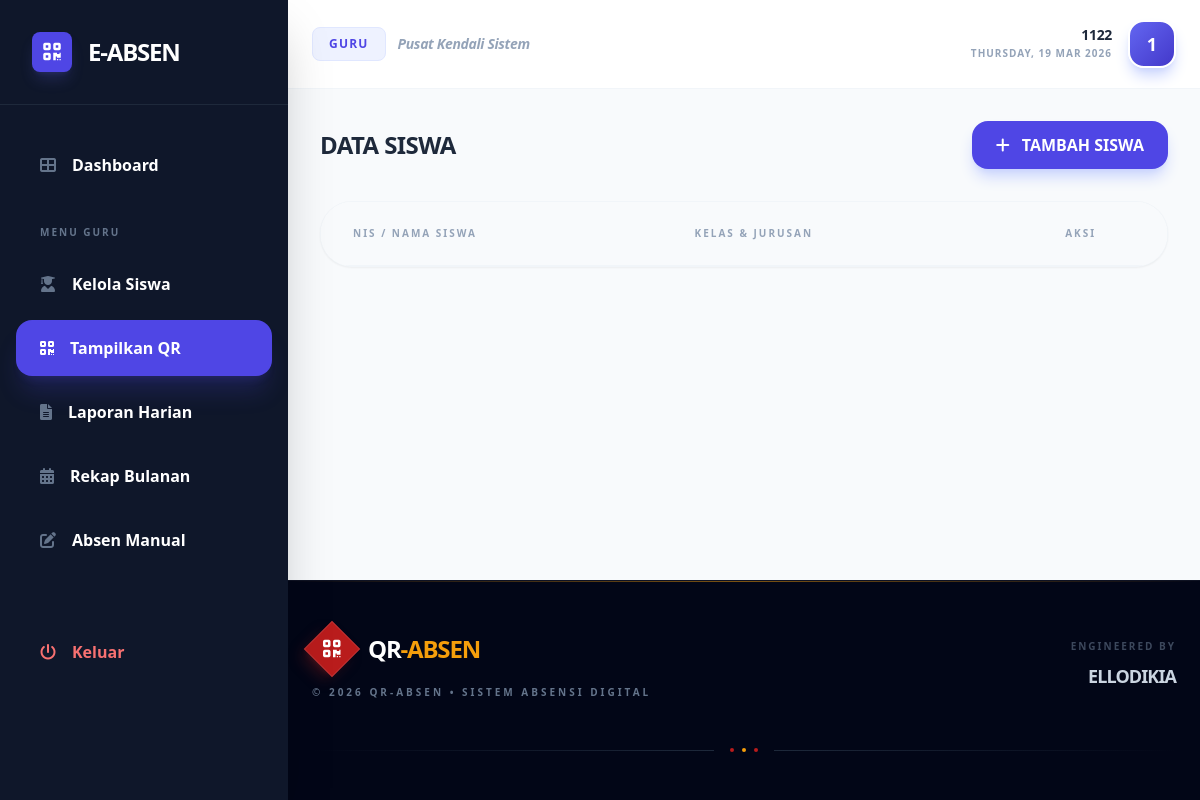
The app's page /guru/data_siswa.php (signed in), older data.
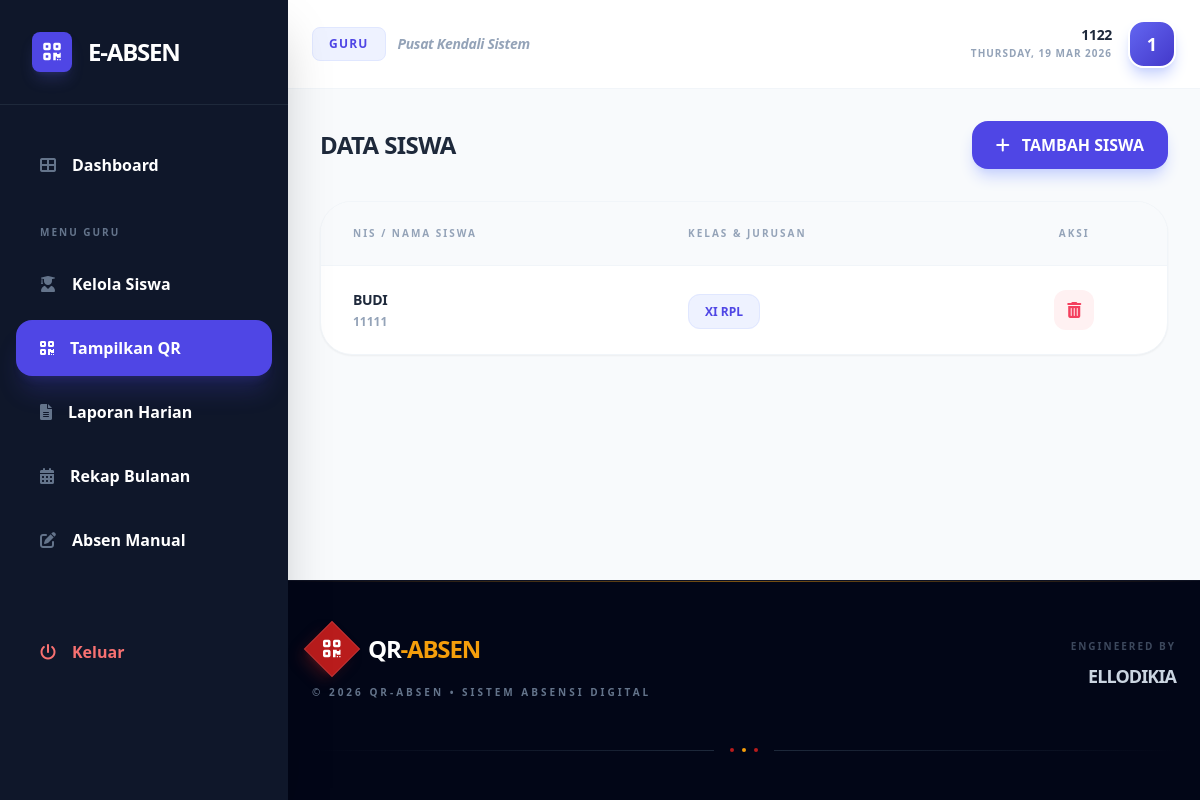
The same page, newer data.
### tables this page shows
CREATE TABLE `siswa` (
  `id` int(11) NOT NULL,
  `user_id` int(11) DEFAULT NULL,
  `nis` varchar(20) DEFAULT NULL,
  `nama_lengkap` varchar(100) DEFAULT NULL,
  `kelas_jurusan` varchar(50) DEFAULT NULL
);

### guru/data_siswa.php (the view, shortened to what this page needs)
<?php
include '../include/config.php';
$result_siswa = mysqli_query($conn, "SELECT siswa.*, users.id as user_id FROM siswa JOIN users ON siswa.user_id = users.id");
?>
<!DOCTYPE html>
<html lang="id">
<head>
    <script src="https://cdn.tailwindcss.com"></script>
    <link rel="stylesheet" href="https://cdnjs.cloudflare.com/ajax/libs/font-awesome/6.0.0/css/all.min.css">
</head>
<body class="bg-slate-50 flex">
    <?php include '../include/sidebar.php'; ?>
    <div class="flex-1 md:ml-72 flex flex-col min-h-screen">
        <?php include '../include/header_nav.php'; ?>
        <main class="p-4 md:p-8">
            <div class="flex flex-col sm:flex-row justify-between items-start sm:items-center gap-4 mb-8">
                <h1 class="text-2xl font-black text-slate-800 uppercase tracking-tight">Data Siswa</h1>
                <button onclick="document.getElementById('modalTambah').classList.remove('hidden')" class="w-full sm:w-auto bg-indigo-600 text-white px-6 py-3 rounded-2xl font-bold hover:bg-indigo-700 shadow-lg shadow-indigo-200 transition-all active:scale-95">
                    <i class="fas fa-plus mr-2"></i> TAMBAH SISWA
                </button>
            </div>
            <div class="bg-white rounded-[2rem] shadow-sm border border-slate-100 overflow-hidden">
                <div class="overflow-x-auto">
                    <table class="w-full text-left border-collapse">
                        <thead>
                            <tr class="bg-slate-50 text-slate-400 text-[10px] uppercase font-black tracking-[0.2em] border-b border-slate-100">
                                <th class="px-8 py-6">NIS / Nama Siswa</th>
                                <th class="px-8 py-6">Kelas & Jurusan</th>
                                <th class="px-8 py-6 text-center">Aksi</th>
                            </tr>
                        </thead>
                        <tbody class="divide-y divide-slate-50">
                            <?php while($s = mysqli_fetch_assoc($result_siswa)): ?>
                            <tr class="hover:bg-slate-50/50 transition-colors">
                                <td class="px-8 py-6">
                                    <p class="text-sm font-black text-slate-800 uppercase tracking-tight"><?= $s['nama_lengkap'] ?></p>
                                    <p class="text-xs font-bold text-slate-400 mt-1"><?= $s['nis'] ?></p>
                                </td>
                                <td class="px-8 py-6">
                                    <span class="text-xs font-bold bg-indigo-50 text-indigo-600 px-4 py-2 rounded-xl uppercase border border-indigo-100"><?= $s['kelas_jurusan'] ?></span>
                                </td>
                                <td class="px-8 py-6 text-center">
                                    <a href="?hapus=<?= $s['user_id'] ?>" onclick="return confirm('Hapus siswa ini?')" class="w-10 h-10 inline-flex items-center justify-center bg-rose-50 text-rose-500 rounded-xl hover:bg-rose-500 hover:text-white transition-all">
                                        <i class="fas fa-trash-alt"></i>
                                    </a>
                                </td>
                            </tr>
                            <?php endwhile; ?>
                        </tbody>
                    </table>
                </div>
            </div>
        </main>
        <?php include '../include/footer.php'; ?>
    </div>
</body>
</html>

Row changes from the older to the newer data that the page shows:
added siswa: nama_lengkap "BUDI", nis "11111", kelas_jurusan "XI RPL"
